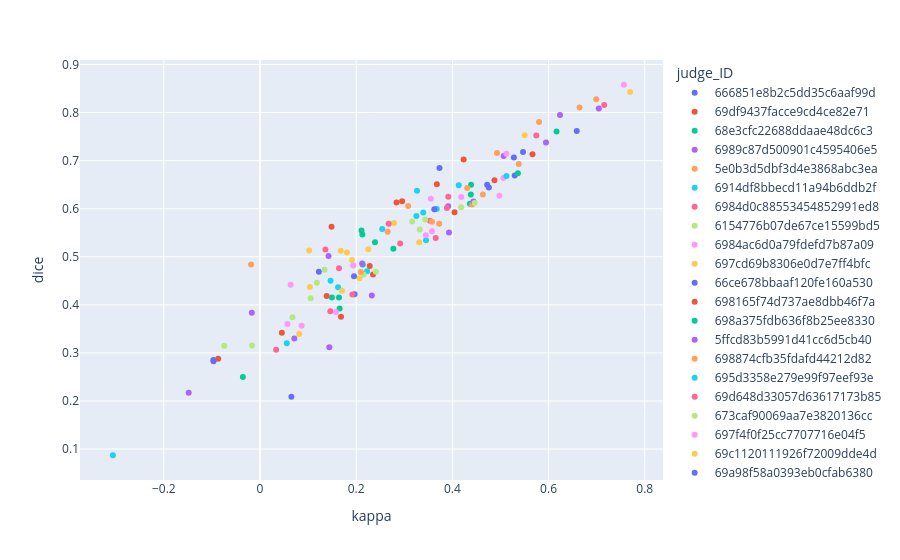

The code cell stored with this chart in its notebook:
### Code cell
px.scatter(df_metrics, x='kappa', y='dice', color='judge_ID')
